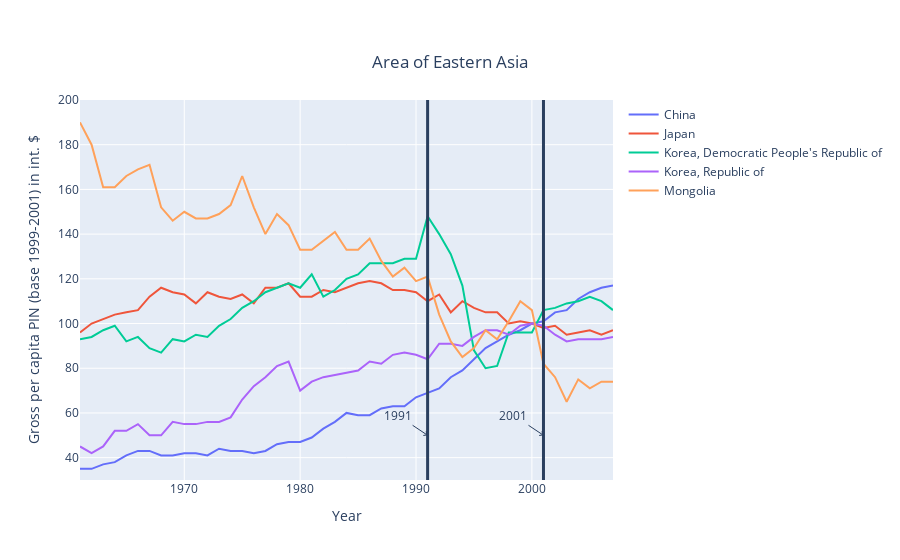

Notebook code for this chart:
### Markdown cell above
Here we can see where the U.S.S.R collapsed and the FAO data from the UN start to seperate out into Central Asia in 1992.  Lets now zoom down into Eastern Asia and see whats going on there.

### Code cell
# Selecting only the countries on the continent of Asia
eastern_asia = {'China', 'Japan', 'Korea, Republic of',
                'Korea, Democratic People\'s Republic of', 'Mongolia'}
eastern_name = 'Area of Eastern Asia'

# Creating value to use acrost multiple chart types
eastern_asia_data = extract_data(eastern_asia)

# Generating the plot
fig = px.line(eastern_asia_data, x='year', y='value', color='country_or_area',
              hover_name='country_or_area', hover_data=['year', 'value'],
              title=eastern_name
              ).for_each_trace(lambda t: t.update(
                    name=t.name.replace('country_or_area=', '')))

# Updating the x and y axis titles to reflect the data
fig.update_xaxes(title_text='Year')
fig.update_yaxes(title_text='Gross per capita PIN (base 1999-2001) in int. $')
fig.update_yaxes(range=[30, 200])

# Adding a line and annotation to the year 1991 to represent the collapse of the USSR
fig.add_shape(go.layout.Shape(type="line", x0=1991,
                              y0=0, x1=1991, y1=300, line=dict(width=3)))
fig.add_annotation(go.layout.Annotation(x=1991, y=50, text='1991'))

# Adding a line and annotation to the year 2001 to represent the tech stock collapse
fig.add_shape(go.layout.Shape(type="line", x0=2001,
                              y0=0, x1=2001, y1=300, line=dict(width=3)))
fig.add_annotation(go.layout.Annotation(x=2001, y=50, text='2001'))
fig.update_annotations(
    dict(xref='x', yref="y", showarrow=True, arrowhead=4, ax=-30, ay=-20))
fig.update_layout(
    title={
        'y':0.9,
        'x':0.5,
        'xanchor': 'center'})
fig.show()

### Figure 1 — Plotly figure (JSON) as saved in the notebook; plotly's stock layout.template omitted (floating-point values rounded to 4 significant figures)
{"data": [{"customdata": [[1961, 35], [1962, 35], [1963, 37], [1964, 38], [1965, 41], [1966, 43], [1967, 43], [1968, 41], [1969, 41], [1970, 42], [1971, 42], [1972, 41], [1973, 44], [1974, 43], [1975, 43], [1976, 42], [1977, 43], [1978, 46], [1979, 47], [1980, 47], [1981, 49], [1982, 53], [1983, 56], [1984, 60], [1985, 59], [1986, 59], [1987, 62], [1988, 63], [1989, 63], [1990, 67], [1991, 69], [1992, 71], [1993, 76], [1994, 79], [1995, 84], [1996, 89], [1997, 92], [1998, 95], [1999, 97], [2000, 100], [2001, 101], [2002, 105], [2003, 106], [2004, 111], [2005, 114], [2006, 116], [2007, 117]], "hoverlabel": {"namelength": 0}, "hovertemplate": "<b>%{hovertext}</b><br><br>country_or_area=China<br>year=%{customdata[0]}<br>value=%{customdata[1]}", "hovertext": ["China", "China", "China", "China", "China", "China", "China", "China", "China", "China", "China", "China", "China", "China", "China", "China", "China", "China", "China", "China", "China", "China", "China", "China", "China", "China", "China", "China", "China", "China", "China", "China", "China", "China", "China", "China", "China", "China", "China", "China", "China", "China", "China", "China", "China", "China", "China"], "legendgroup": "country_or_area=China", "line": {"color": "#636efa", "dash": "solid"}, "mode": "lines", "name": "China", "showlegend": true, "type": "scatter", "x": [1961, 1962, 1963, 1964, 1965, 1966, 1967, 1968, 1969, 1970, 1971, 1972, 1973, 1974, 1975, 1976, 1977, 1978, 1979, 1980, 1981, 1982, 1983, 1984, 1985, 1986, 1987, 1988, 1989, 1990, 1991, 1992, 1993, 1994, 1995, 1996, 1997, 1998, 1999, 2000, 2001, 2002, 2003, 2004, 2005, 2006, 2007], "xaxis": "x", "y": [35, 35, 37, 38, 41, 43, 43, 41, 41, 42, 42, 41, 44, 43, 43, 42, 43, 46, 47, 47, 49, 53, 56, 60, 59, 59, 62, 63, 63, 67, 69, 71, 76, 79, 84, 89, 92, 95, 97, 100, 101, 105, 106, 111, 114, 116, 117], "yaxis": "y"}, {"customdata": [[1961, 96], [1962, 100], [1963, 102], [1964, 104], [1965, 105], [1966, 106], [1967, 112], [1968, 116], [1969, 114], [1970, 113], [1971, 109], [1972, 114], [1973, 112], [1974, 111], [1975, 113], [1976, 109], [1977, 116], [1978, 116], [1979, 118], [1980, 112], [1981, 112], [1982, 115], [1983, 114], [1984, 116], [1985, 118], [1986, 119], [1987, 118], [1988, 115], [1989, 115], [1990, 114], [1991, 110], [1992, 113], [1993, 105], [1994, 110], [1995, 107], [1996, 105], [1997, 105], [1998, 100], [1999, 101], [2000, 100], [2001, 98], [2002, 99], [2003, 95], [2004, 96], [2005, 97], [2006, 95], [2007, 97]], "hoverlabel": {"namelength": 0}, "hovertemplate": "<b>%{hovertext}</b><br><br>country_or_area=Japan<br>year=%{customdata[0]}<br>value=%{customdata[1]}", "hovertext": ["Japan", "Japan", "Japan", "Japan", "Japan", "Japan", "Japan", "Japan", "Japan", "Japan", "Japan", "Japan", "Japan", "Japan", "Japan", "Japan", "Japan", "Japan", "Japan", "Japan", "Japan", "Japan", "Japan", "Japan", "Japan", "Japan", "Japan", "Japan", "Japan", "Japan", "Japan", "Japan", "Japan", "Japan", "Japan", "Japan", "Japan", "Japan", "Japan", "Japan", "Japan", "Japan", "Japan", "Japan", "Japan", "Japan", "Japan"], "legendgroup": "country_or_area=Japan", "line": {"color": "#EF553B", "dash": "solid"}, "mode": "lines", "name": "Japan", "showlegend": true, "type": "scatter", "x": [1961, 1962, 1963, 1964, 1965, 1966, 1967, 1968, 1969, 1970, 1971, 1972, 1973, 1974, 1975, 1976, 1977, 1978, 1979, 1980, 1981, 1982, 1983, 1984, 1985, 1986, 1987, 1988, 1989, 1990, 1991, 1992, 1993, 1994, 1995, 1996, 1997, 1998, 1999, 2000, 2001, 2002, 2003, 2004, 2005, 2006, 2007], "xaxis": "x", "y": [96, 100, 102, 104, 105, 106, 112, 116, 114, 113, 109, 114, 112, 111, 113, 109, 116, 116, 118, 112, 112, 115, 114, 116, 118, 119, 118, 115, 115, 114, 110, 113, 105, 110, 107, 105, 105, 100, 101, 100, 98, 99, 95, 96, 97, 95, 97], "yaxis": "y"}, {"customdata": [[1961, 93], [1962, 94], [1963, 97], [1964, 99], [1965, 92], [1966, 94], [1967, 89], [1968, 87], [1969, 93], [1970, 92], [1971, 95], [1972, 94], [1973, 99], [1974, 102], [1975, 107], [1976, 110], [1977, 114], [1978, 116], [1979, 118], [1980, 116], [1981, 122], [1982, 112], [1983, 115], [1984, 120], [1985, 122], [1986, 127], [1987, 127], [1988, 127], [1989, 129], [1990, 129], [1991, 148], [1992, 140], [1993, 131], [1994, 117], [1995, 88], [1996, 80], [1997, 81], [1998, 96], [1999, 96], [2000, 96], [2001, 106], [2002, 107], [2003, 109], [2004, 110], [2005, 112], [2006, 110], [2007, 106]], "hoverlabel": {"namelength": 0}, "hovertemplate": "<b>%{hovertext}</b><br><br>country_or_area=Korea, Democratic People's Republic of<br>year=%{customdata[0]}<br>value=%{customdata[1]}", "hovertext": ["Korea, Democratic People's Republic of", "Korea, Democratic People's Republic of", "Korea, Democratic People's Republic of", "Korea, Democratic People's Republic of", "Korea, Democratic People's Republic of", "Korea, Democratic People's Republic of", "Korea, Democratic People's Republic of", "Korea, Democratic People's Republic of", "Korea, Democratic People's Republic of", "Korea, Democratic People's Republic of", "Korea, Democratic People's Republic of", "Korea, Democratic People's Republic of", "Korea, Democratic People's Republic of", "Korea, Democratic People's Republic of", "Korea, Democratic People's Republic of", "Korea, Democratic People's Republic of", "Korea, Democratic People's Republic of", "Korea, Democratic People's Republic of", "Korea, Democratic People's Republic of", "Korea, Democratic People's Republic of", "Korea, Democratic People's Republic of", "Korea, Democratic People's Republic of", "Korea, Democratic People's Republic of", "Korea, Democratic People's Republic of", "Korea, Democratic People's Republic of", "Korea, Democratic People's Republic of", "Korea, Democratic People's Republic of", "Korea, Democratic People's Republic of", "Korea, Democratic People's Republic of", "Korea, Democratic People's Republic of", "Korea, Democratic People's Republic of", "Korea, Democratic People's Republic of", "Korea, Democratic People's Republic of", "Korea, Democratic People's Republic of", "Korea, Democratic People's Republic of", "Korea, Democratic People's Republic of", "Korea, Democratic People's Republic of", "Korea, Democratic People's Republic of", "Korea, Democratic People's Republic of", "Korea, Democratic People's Republic of", "Korea, Democratic People's Republic of", "Korea, Democratic People's Republic of", "Korea, Democratic People's Republic of", "Korea, Democratic People's Republic of", "Korea, Democratic People's Republic of", "Korea, Democratic People's Republic of", "Korea, Democratic People's Republic of"], "legendgroup": "country_or_area=Korea, Democratic People's Republic of", "line": {"color": "#00cc96", "dash": "solid"}, "mode": "lines", "name": "Korea, Democratic People's Republic of", "showlegend": true, "type": "scatter", "x": [1961, 1962, 1963, 1964, 1965, 1966, 1967, 1968, 1969, 1970, 1971, 1972, 1973, 1974, 1975, 1976, 1977, 1978, 1979, 1980, 1981, 1982, 1983, 1984, 1985, 1986, 1987, 1988, 1989, 1990, 1991, 1992, 1993, 1994, 1995, 1996, 1997, 1998, 1999, 2000, 2001, 2002, 2003, 2004, 2005, 2006, 2007], "xaxis": "x", "y": [93, 94, 97, 99, 92, 94, 89, 87, 93, 92, 95, 94, 99, 102, 107, 110, 114, 116, 118, 116, 122, 112, 115, 120, 122, 127, 127, 127, 129, 129, 148, 140, 131, 117, 88, 80, 81, 96, 96, 96, 106, 107, 109, 110, 112, 110, 106], "yaxis": "y"}, {"customdata": [[1961, 45], [1962, 42], [1963, 45], [1964, 52], [1965, 52], [1966, 55], [1967, 50], [1968, 50], [1969, 56], [1970, 55], [1971, 55], [1972, 56], [1973, 56], [1974, 58], [1975, 66], [1976, 72], [1977, 76], [1978, 81], [1979, 83], [1980, 70], [1981, 74], [1982, 76], [1983, 77], [1984, 78], [1985, 79], [1986, 83], [1987, 82], [1988, 86], [1989, 87], [1990, 86], [1991, 84], [1992, 91], [1993, 91], [1994, 90], [1995, 94], [1996, 97], [1997, 97], [1998, 95], [1999, 99], [2000, 100], [2001, 99], [2002, 95], [2003, 92], [2004, 93], [2005, 93], [2006, 93], [2007, 94]], "hoverlabel": {"namelength": 0}, "hovertemplate": "<b>%{hovertext}</b><br><br>country_or_area=Korea, Republic of<br>year=%{customdata[0]}<br>value=%{customdata[1]}", "hovertext": ["Korea, Republic of", "Korea, Republic of", "Korea, Republic of", "Korea, Republic of", "Korea, Republic of", "Korea, Republic of", "Korea, Republic of", "Korea, Republic of", "Korea, Republic of", "Korea, Republic of", "Korea, Republic of", "Korea, Republic of", "Korea, Republic of", "Korea, Republic of", "Korea, Republic of", "Korea, Republic of", "Korea, Republic of", "Korea, Republic of", "Korea, Republic of", "Korea, Republic of", "Korea, Republic of", "Korea, Republic of", "Korea, Republic of", "Korea, Republic of", "Korea, Republic of", "Korea, Republic of", "Korea, Republic of", "Korea, Republic of", "Korea, Republic of", "Korea, Republic of", "Korea, Republic of", "Korea, Republic of", "Korea, Republic of", "Korea, Republic of", "Korea, Republic of", "Korea, Republic of", "Korea, Republic of", "Korea, Republic of", "Korea, Republic of", "Korea, Republic of", "Korea, Republic of", "Korea, Republic of", "Korea, Republic of", "Korea, Republic of", "Korea, Republic of", "Korea, Republic of", "Korea, Republic of"], "legendgroup": "country_or_area=Korea, Republic of", "line": {"color": "#ab63fa", "dash": "solid"}, "mode": "lines", "name": "Korea, Republic of", "showlegend": true, "type": "scatter", "x": [1961, 1962, 1963, 1964, 1965, 1966, 1967, 1968, 1969, 1970, 1971, 1972, 1973, 1974, 1975, 1976, 1977, 1978, 1979, 1980, 1981, 1982, 1983, 1984, 1985, 1986, 1987, 1988, 1989, 1990, 1991, 1992, 1993, 1994, 1995, 1996, 1997, 1998, 1999, 2000, 2001, 2002, 2003, 2004, 2005, 2006, 2007], "xaxis": "x", "y": [45, 42, 45, 52, 52, 55, 50, 50, 56, 55, 55, 56, 56, 58, 66, 72, 76, 81, 83, 70, 74, 76, 77, 78, 79, 83, 82, 86, 87, 86, 84, 91, 91, 90, 94, 97, 97, 95, 99, 100, 99, 95, 92, 93, 93, 93, 94], "yaxis": "y"}, {"customdata": [[1961, 190], [1962, 180], [1963, 161], [1964, 161], [1965, 166], [1966, 169], [1967, 171], [1968, 152], [1969, 146], [1970, 150], [1971, 147], [1972, 147], [1973, 149], [1974, 153], [1975, 166], [1976, 152], [1977, 140], [1978, 149], [1979, 144], [1980, 133], [1981, 133], [1982, 137], [1983, 141], [1984, 133], [1985, 133], [1986, 138], [1987, 128], [1988, 121], [1989, 125], [1990, 119], [1991, 121], [1992, 104], [1993, 92], [1994, 85], [1995, 89], [1996, 97], [1997, 93], [1998, 101], [1999, 110], [2000, 106], [2001, 82], [2002, 76], [2003, 65], [2004, 75], [2005, 71], [2006, 74], [2007, 74]], "hoverlabel": {"namelength": 0}, "hovertemplate": "<b>%{hovertext}</b><br><br>country_or_area=Mongolia<br>year=%{customdata[0]}<br>value=%{customdata[1]}", "hovertext": ["Mongolia", "Mongolia", "Mongolia", "Mongolia", "Mongolia", "Mongolia", "Mongolia", "Mongolia", "Mongolia", "Mongolia", "Mongolia", "Mongolia", "Mongolia", "Mongolia", "Mongolia", "Mongolia", "Mongolia", "Mongolia", "Mongolia", "Mongolia", "Mongolia", "Mongolia", "Mongolia", "Mongolia", "Mongolia", "Mongolia", "Mongolia", "Mongolia", "Mongolia", "Mongolia", "Mongolia", "Mongolia", "Mongolia", "Mongolia", "Mongolia", "Mongolia", "Mongolia", "Mongolia", "Mongolia", "Mongolia", "Mongolia", "Mongolia", "Mongolia", "Mongolia", "Mongolia", "Mongolia", "Mongolia"], "legendgroup": "country_or_area=Mongolia", "line": {"color": "#FFA15A", "dash": "solid"}, "mode": "lines", "name": "Mongolia", "showlegend": true, "type": "scatter", "x": [1961, 1962, 1963, 1964, 1965, 1966, 1967, 1968, 1969, 1970, 1971, 1972, 1973, 1974, 1975, 1976, 1977, 1978, 1979, 1980, 1981, 1982, 1983, 1984, 1985, 1986, 1987, 1988, 1989, 1990, 1991, 1992, 1993, 1994, 1995, 1996, 1997, 1998, 1999, 2000, 2001, 2002, 2003, 2004, 2005, 2006, 2007], "xaxis": "x", "y": [190, 180, 161, 161, 166, 169, 171, 152, 146, 150, 147, 147, 149, 153, 166, 152, 140, 149, 144, 133, 133, 137, 141, 133, 133, 138, 128, 121, 125, 119, 121, 104, 92, 85, 89, 97, 93, 101, 110, 106, 82, 76, 65, 75, 71, 74, 74], "yaxis": "y"}], "layout": {"annotations": [{"arrowhead": 4, "ax": -30, "ay": -20, "showarrow": true, "text": "1991", "x": 1991, "xref": "x", "y": 50, "yref": "y"}, {"arrowhead": 4, "ax": -30, "ay": -20, "showarrow": true, "text": "2001", "x": 2001, "xref": "x", "y": 50, "yref": "y"}], "autosize": true, "legend": {"tracegroupgap": 0}, "shapes": [{"line": {"width": 3}, "type": "line", "x0": 1991, "x1": 1991, "y0": 0, "y1": 300}, {"line": {"width": 3}, "type": "line", "x0": 2001, "x1": 2001, "y0": 0, "y1": 300}], "title": {"text": "Area of Eastern Asia", "x": 0.5, "xanchor": "center", "y": 0.9}, "xaxis": {"anchor": "y", "autorange": true, "domain": [0, 1], "range": [1961, 2007], "title": {"text": "Year"}, "type": "linear"}, "yaxis": {"anchor": "x", "domain": [0, 1], "range": [30, 200], "title": {"text": "Gross per capita PIN (base 1999-2001) in int. $"}, "type": "linear"}}}
